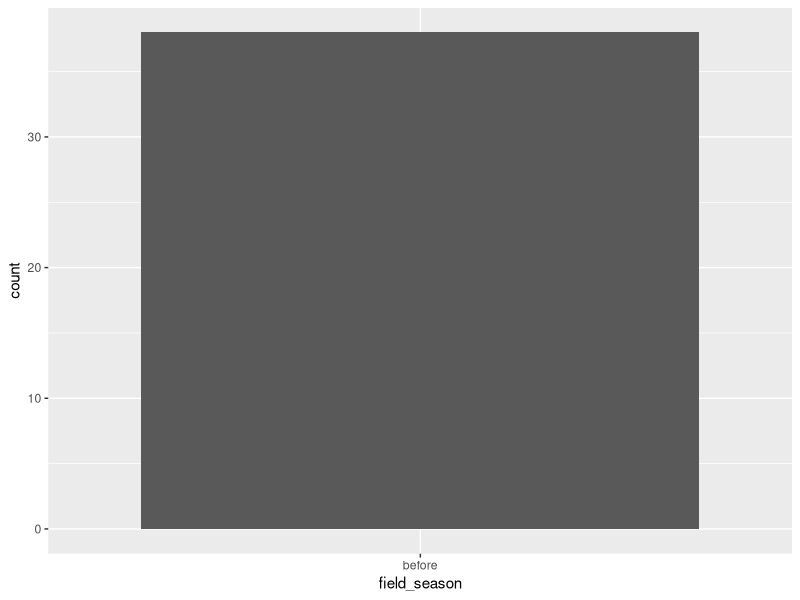
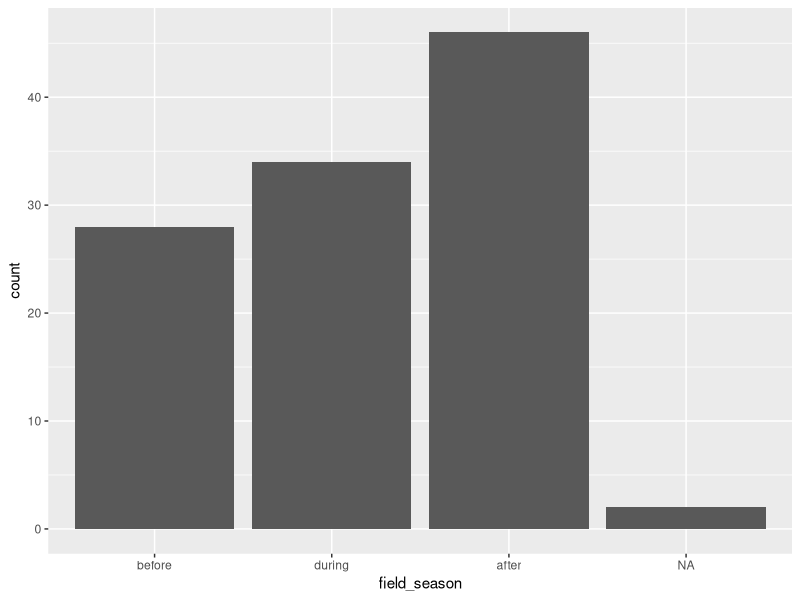
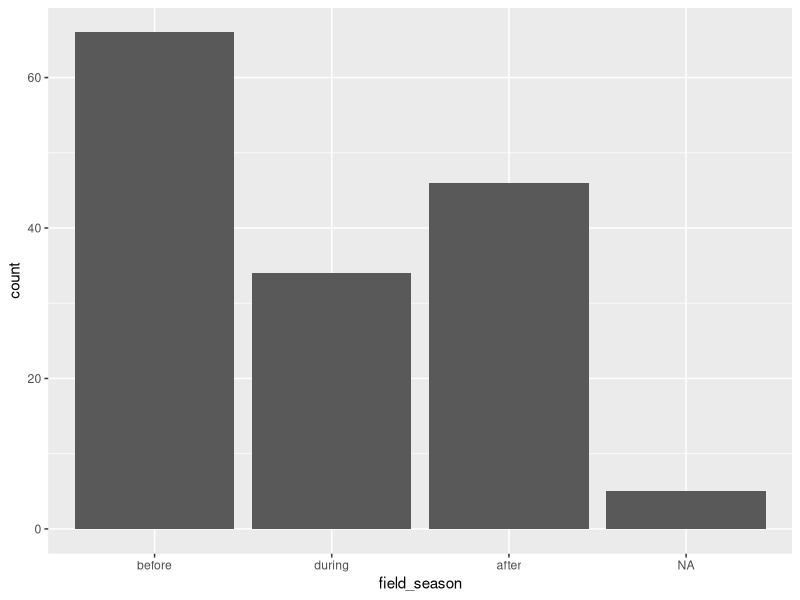

Generate these figures, in order, with R:
# Clear environment
rm(list=ls())

# Load necessary packages
library(dplyr)
library(ggplot2)

# Read in data
frozen <- read.csv("Frozen_platy_amounts.csv") # KT checked - raw sample amounts Frozen at UVIC
sds <- read.csv("KI_samples_in_SDS.csv") # High/Low Biomass samples that Ross has in MIA
frozen_FMD1 <- read.csv("Frozen_samples_totaketoMIA.csv")
frozen_FMD2 <- read.csv("Frozen_samples_totaketoMIA2.csv")

frozen_FMD <- rbind(frozen_FMD1,frozen_FMD2)

# head(frozen)
# head(sds)
# names(sds)

# Create a new column for SampleID
frozen$SampleID <- frozen$sds_SampleID

# Merge by SampleID
samples <- merge(frozen, sds, by="SampleID",all.y = TRUE) 

# Keep the original field season info in field_season_key
samples$field_season_key <- samples$field_season

# But then collapse field seasons into before/during/after
samples$field_season <- gsub("KI2014","before",samples$field_season)
samples$field_season <- gsub("KI2015a_Pre","before",samples$field_season)
samples$field_season <- gsub("KI2015a_Post","before",samples$field_season)
samples$field_season <- gsub("KI2015b","before",samples$field_season)
samples$field_season <- gsub("KI2015c","during",samples$field_season)
samples$field_season <- gsub("KI2016a","after",samples$field_season)
# Set factor levels for field_season
samples$field_season <- factor(samples$field_season, levels=c("before","during","after"))

# Which samples are F-ed? Ones that have high biomass (in SDS) and no frozen sample available
fed <- samples[which(samples$Biomass=="High" & samples$frozen_sample=="no"),]
nrow(fed)

havefrozen <- samples[which(samples$frozen_sample!="no"),]
nrow(havefrozen)
donthavefrozen <- samples[which(samples$frozen_sample=="no"),]
nrow(donthavefrozen)
donthavefrozen_buthavelow <- donthavefrozen[which(donthavefrozen$Biomass=="Low"),]
nrow(donthavefrozen_buthavelow)

# Which samples are ok? Ones that either have low biomass (in SDS) or a frozen sample available
ok <- samples[which(samples$Biomass=="Low" | samples$frozen_sample!="no"),]
nrow(ok)

processing <- data.frame(c(frozen_FMD$ToBeSent,donthavefrozen$SampleID))
nrow(processing)

write.csv(frozen_FMD, file="frozen_FMD.csv")

# Which samples would we need from UVIC?
need <- ok[which(ok$Biomass=="High"),]
# Which samples does Ross already have?
rosshas <- ok[which(ok$Biomass=="Low"),]

# Plot, showing number of samples for each field season
ggplot(aes(x=field_season),data=fed)+geom_bar(stat="count")
ggplot(aes(x=field_season),data=ok)+geom_bar(stat="count")
ggplot(aes(x=field_season),data=samples)+geom_bar(stat="count")

# Count the number of samples by field season
nsamp <- samples %>% count(field_season) %>% as.data.frame()
nfed <- fed %>% count(field_season) %>% as.data.frame()
nok <- ok %>% count(field_season) %>% as.data.frame()
nrosshas <- rosshas %>% count(field_season) %>% as.data.frame()
nneed <- need %>% count(field_season) %>% as.data.frame()

# Merge nsamp, nfed, nok
ns <- merge(nsamp,nfed, by="field_season",all.x = TRUE)
ns <- merge(ns,nok, by="field_season",all.x = TRUE)
colnames(ns) <- c("field_season","nsamp","nfed","nok") # Set column names
ns

write.csv(havefrozen,file="havefrozen.csv")
write.csv(donthavefrozen,file="donthavefrozen.csv")

